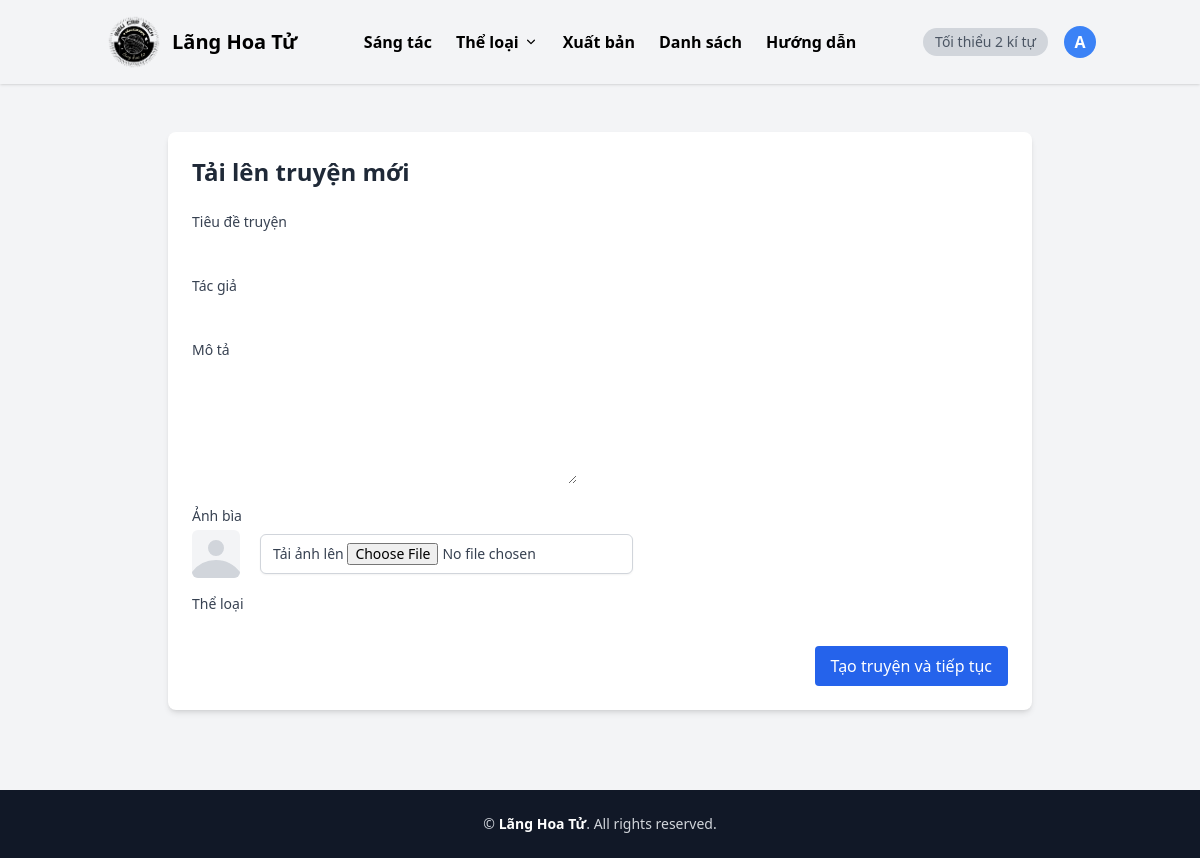
Before: /uploads/novel/create/ (signed in) with the older database file.
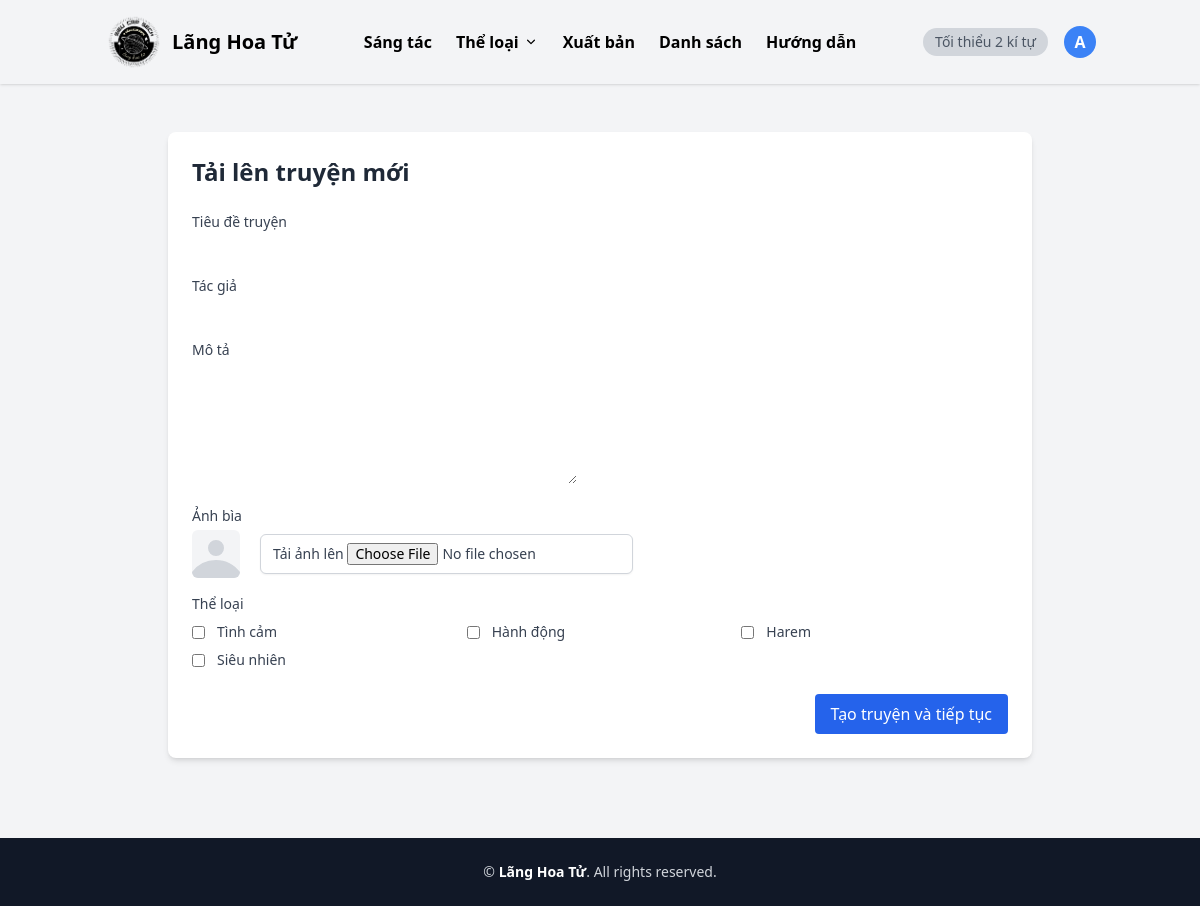
After: the same page with the newer database file.
### novels/models.py (models this page shows)
class Genre(models.Model):
    name = models.CharField(max_length=100, unique=True)
    def __str__(self):
        return self.name

### uploads/views.py (the view)
# urls.py: path('novel/create/', views.upload_novel, name='upload_novel'),
@login_required
def upload_novel(request):
    if request.method == 'POST':
        form = NovelUploadForm(request.POST, request.FILES)
        if form.is_valid():
            novel_upload = form.save(user=request.user)
            novel = Novel.objects.create(
                title=novel_upload.title,
                description=novel_upload.description,
                author=novel_upload.author,
                cover_image=novel_upload.cover_image,
                status='ongoing'
            )
            novel_upload.novel = novel
            novel_upload.save()
            genres = form.cleaned_data.get('genres', [])
            for genre in genres:
                novel.genres.add(genre)
            messages.success(request, 'Truyện đã được tạo thành công!')
            return redirect('upload_chapter', novel_upload_id=novel_upload.id)
    else:
        form = NovelUploadForm()
    return render(request, 'uploads/upload_novel.html', {'form': form})

### uploads/forms.py (shortened to what this page needs)
class NovelUploadForm(forms.ModelForm):
    genres = forms.ModelMultipleChoiceField(
        queryset=Genre.objects.all(),
        widget=forms.CheckboxSelectMultiple,
        required=False
    )
    class Meta:
        model = NovelUpload
        fields = ['title', 'description', 'author', 'cover_image', 'genres']
        widgets = {
            'description': forms.Textarea(attrs={'rows': 5}),
        }

### templates/uploads/upload_novel.html (shortened to what this page needs)
{% extends "index.html" %} {% block title %}Tải lên truyện mới{% endblock %}
{% block content %}
<div class="max-w-4xl mx-auto py-8 px-4"> <div class="bg-white shadow-md rounded-lg p-6"> <h1 class="text-2xl font-bold mb-6 text-gray-800">Tải lên truyện mới</h1>
    <form method="post" enctype="multipart/form-data" class="space-y-6">
        <div class="space-y-4">
            <div>
                <label for="{{ form.title.id_for_label }}" class="block text-sm font-medium text-gray-700 mb-1">Tiêu đề truyện</label>
                {{ form.title }}
            </div>
            <div>
                <label for="{{ form.author.id_for_label }}" class="block text-sm font-medium text-gray-700 mb-1">Tác giả</label>
                {{ form.author }}
            </div>
            <div>
                <label for="{{ form.description.id_for_label }}" class="block text-sm font-medium text-gray-700 mb-1">Mô tả</label>
                {{ form.description }}
            </div>
            <div>
                <label for="{{ form.cover_image.id_for_label }}" class="block text-sm font-medium text-gray-700 mb-1">Ảnh bìa</label>
                <div class="mt-1 flex items-center">
                    <span class="inline-block h-12 w-12 rounded-md overflow-hidden bg-gray-100">
                        <svg class="h-full w-full text-gray-300" fill="currentColor" viewBox="0 0 24 24">
                            <path d="M24 20.993V24H0v-2.996A14.977 14.977 0 0112.004 15c4.904 0 9.26 2.354 11.996 5.993zM16.002 8.999a4 4 0 11-8 0 4 4 0 018 0z" />
                        </svg>
                    </span>
                    <label class="ml-5 bg-white py-2 px-3 border border-gray-300 rounded-md shadow-sm text-sm leading-4 font-medium text-gray-700 hover:bg-gray-50 focus:outline-none focus:ring-2 focus:ring-offset-2 focus:ring-indigo-500 cursor-pointer">
                        <span>Tải ảnh lên</span>
                        {{ form.cover_image }}
                    </label>
                </div>
            </div>
            <div>
                <span class="block text-sm font-medium text-gray-700 mb-2">Thể loại</span>
                <div class="grid grid-cols-2 md:grid-cols-3 gap-2">
                    {% for choice in form.genres %}
                        <div class="flex items-start">
                            <div class="flex items-center h-5">
                                {{ choice.tag }}
                            </div>
                            <div class="ml-3 text-sm">
                                <label for="{{ choice.id_for_label }}" class="font-medium text-gray-700">{{ choice.choice_label }}</label>
                            </div>
                        </div>
                    {% endfor %}
                </div>
            </div>
        </div>
        <div class="flex justify-end">
            <button type="submit" class="bg-blue-600 hover:bg-blue-700 text-white font-medium py-2 px-4 rounded focus:outline-none focus:ring-2 focus:ring-offset-2 focus:ring-blue-500">
                Tạo truyện và tiếp tục
            </button>
        </div>
    </form>
</div>
</div> {% endblock %}

Changed rows visible on the page:
added Genre: choice_label "Tình cảm"
added Genre: choice_label "Hành động"
added Genre: choice_label "Harem"
added Genre: choice_label "Siêu nhiên"
